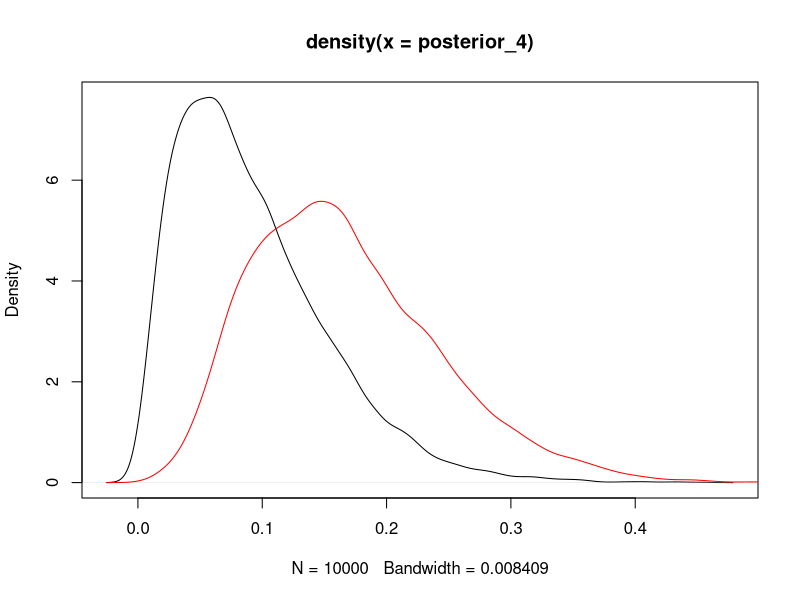
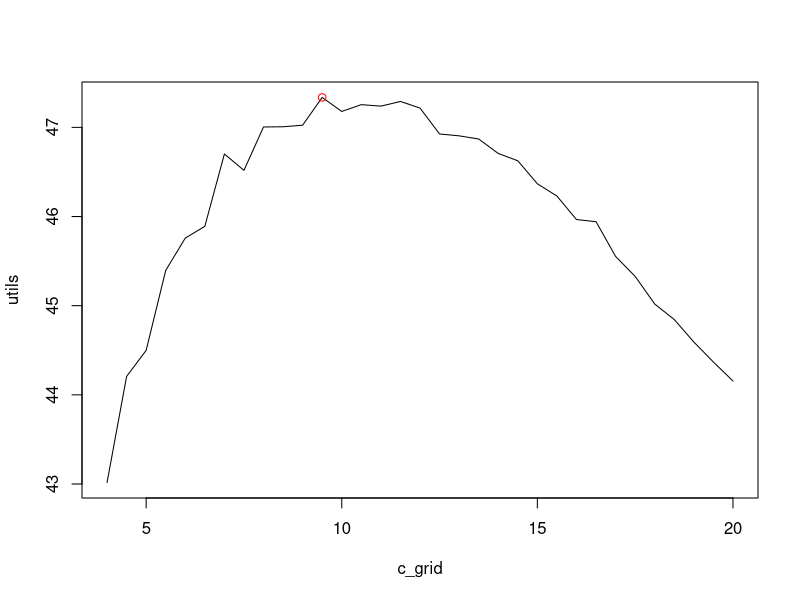

These figures' R source, in order: (Note: this script raises an error after producing the figures.)
# 1a)
nDraws = 10000
posterior_4 = rbeta(nDraws, sqrt(4), 20)
posterior_16 = rbeta(nDraws, sqrt(16),20)
plot(density(posterior_4))
lines(density(posterior_16), col="red")

# 1b)
mean(posterior_4>=0.1)
mean(posterior_16>=0.1)

# 1c)
u = function(theta, c){
  return(100 + 20*log(theta) - c)
}
c_grid = seq(4,20,0.5)
utils = c()
for(i in 1:length(c_grid)){
  posterior = rbeta(nDraws, sqrt(c_grid[i]), 20)
  utils[i] = mean(sapply(posterior, u, c_grid[i]))
}
plot(c_grid, utils, type='l')
points(c_grid[which.max(utils)],utils[which.max(utils)], col="red")
c_grid[which.max(utils)]

# 2a)
log_posterior = function(theta, n, x) {
  log_likelihood = sum(log(dbinom(x, n, theta)))
  #log_likelihood = sum(x)*log(theta) + sum(n-x)*log(1-theta)
  log_prior = 2*log(1-theta)

  return(log_likelihood + log_prior)
}
theta_grid = seq(0,1,0.001)
posterior = c()
for(i in 1:length(theta_grid)){
  posterior[i] = log_posterior(theta_grid[i], 50, ebay)
}

plot(theta_grid, exp(posterior)/(0.001*sum(exp(posterior))), type='l')

# 2b)
set.seed(100)
K = 2
nIter = 500
gibbs_sample = GibbsMixPois(ebay, 2, 1, 1, 1, xGrid, 500)
plot(gibbs_sample$thetaSample[,1], type='l')
plot(gibbs_sample$thetaSample[,2], type='l')
plot(cumsum(gibbs_sample$thetaSample[,1])/seq(1:length(gibbs_sample$thetaSample[,1])), type='l')
plot(cumsum(gibbs_sample$thetaSample[,2])/seq(1:length(gibbs_sample$thetaSample[,2])), type='l')

